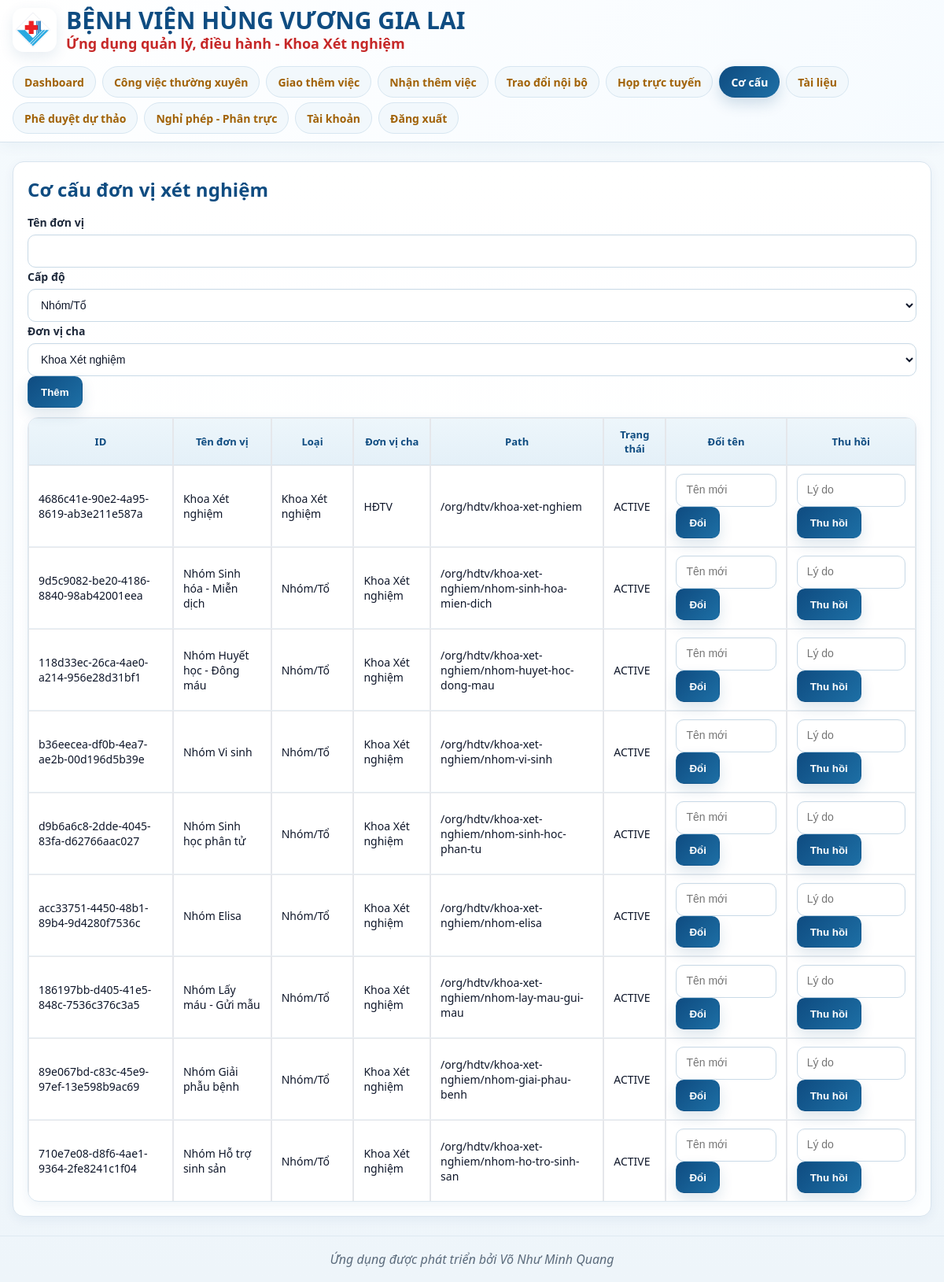
Page /units (signed in) on the committed database.
### app/models.py (models this page shows)
class Units(Base):
    __tablename__ = "units"
    id = Column(String, primary_key=True, default=lambda: str(uuid.uuid4()))
    ten_don_vi = Column(String, nullable=False)
    cap_do = Column(Integer, nullable=False)  # giữ tương thích ngược; app mới nên ưu tiên level_no
    level_no = Column(Integer, nullable=True)
    unit_type = Column(Enum(UnitType), nullable=True, default=UnitType.GENERAL)
    ma_don_vi = Column(String, nullable=True)
    parent_id = Column(String, ForeignKey("units.id"), nullable=True)
    path = Column(String, index=True)
    trang_thai = Column(Enum(UnitStatus), nullable=False, default=UnitStatus.ACTIVE)
    order_index = Column(Integer, nullable=False, default=0)
    parent = relationship("Units", remote_side=[id], backref="children")
    memberships = relationship("UserUnitMemberships", back_populates="unit", cascade="all, delete-orphan")

### app/routers/units.py (the view)
@router.get("")
def list_units(request: Request, db: Session = Depends(get_db)):
    user = login_required(request, db)
    can_manage = _can_manage_units(user, db)
    lab_unit = _get_lab_unit(db)
    current_unit = _get_primary_unit_for_user(db, user)
    if can_manage:
        units = []
        if lab_unit:
            units.append(lab_unit)
            child_units = (
                db.query(Units)
                .filter(
                    Units.trang_thai == UnitStatus.ACTIVE,
                    Units.cap_do == 3,
                    Units.parent_id == lab_unit.id,
                )
                .order_by(Units.order_index, Units.ten_don_vi)
                .all()
            )
            units.extend(child_units)
    else:
        units = [current_unit] if current_unit else []
    parent_ids = {u.parent_id for u in units if getattr(u, "parent_id", None)}
    parent_map = {}
    if parent_ids:
        parents = db.query(Units).filter(Units.id.in_(list(parent_ids))).all()
        parent_map = {p.id: p for p in parents}
    unit_rows = []
    for u in units:
        parent_name = ""
        if getattr(u, "parent_id", None):
            p = parent_map.get(u.parent_id)
            if p and getattr(p, "ten_don_vi", None):
                parent_name = p.ten_don_vi
        if getattr(u, "cap_do", None) == 2:
            unit_type_label = "Khoa Xét nghiệm"
        elif getattr(u, "cap_do", None) == 3:
            unit_type_label = "Nhóm/Tổ"
        else:
            unit_type_label = f"Cấp {u.cap_do}"
        unit_rows.append({
            "id": u.id,
            "ten_don_vi": u.ten_don_vi,
            "cap_do": u.cap_do,
            "unit_type_label": unit_type_label,
            "parent_id": u.parent_id,
            "parent_name": parent_name,
            "path": u.path,
            "trang_thai": u.trang_thai.value if getattr(u, "trang_thai", None) else "",
        })
    root_options = _root_options_for_form(db)
    room_options = _room_options_for_form(db)
    return templates.TemplateResponse(
        "units.html",
        {
            "request": request,
            "app_name": settings.APP_NAME,
            "company_name": settings.COMPANY_NAME,
            "units": unit_rows,
            "root_options": root_options,
            "room_options": room_options,
            "can_manage": can_manage,
            "lab_unit": lab_unit,
            "current_unit_name": current_unit.ten_don_vi if current_unit else "",
        }
    )

### app/templates/units.html (shortened to what this page needs)
{% extends "base.html" %}
{% block content %}
<div class="card">
  <h2>Cơ cấu đơn vị xét nghiệm</h2>
  {% if can_manage %}
    <form method="post" action="/units/create" class="row">
      <div>
        <label>Tên đơn vị</label>
        <input type="text" name="ten_don_vi" required>
      </div>
      <div>
        <label>Cấp độ</label>
        <select name="cap_do" id="cap_do" required>
          <option value="3" selected>Nhóm/Tổ</option>
        </select>
      </div>
      <div>
        <label>Đơn vị cha</label>
        <select name="parent_id" id="parent_id" required>
          {% if lab_unit %}
            <option value="{{ lab_unit.id }}" selected>{{ lab_unit.ten_don_vi }}</option>
          {% else %}
            <option value="">Chưa cấu hình Khoa Xét nghiệm</option>
          {% endif %}
        </select>
      </div>
      <button type="submit" {% if not lab_unit %}disabled{% endif %}>Thêm</button>
    </form>
  {% endif %}
  {% if can_manage %}
    <table class="table">
      <thead>
        <tr>
          <th>ID</th>
          <th>Tên đơn vị</th>
          <th>Loại</th>
          <th>Đơn vị cha</th>
          <th>Path</th>
          <th>Trạng thái</th>
          <th>Đổi tên</th>
          <th>Thu hồi</th>
        </tr>
      </thead>
      <tbody>
      {% for u in units %}
        <tr>
          <td>{{ u.id }}</td>
          <td>{{ u.ten_don_vi }}</td>
          <td>{{ u.unit_type_label }}</td>
          <td>
            {% if u.parent_name %}
              {{ u.parent_name }}
            {% else %}
              -
            {% endif %}
          </td>
          <td>{{ u.path }}</td>
          <td>{{ u.trang_thai }}</td>
          <td>
            <form method="post" action="/units/rename">
              <input type="text" name="ten_don_vi_moi" placeholder="Tên mới">
              <button>Đổi</button>
            </form>
          </td>
          <td>
            <form method="post" action="/units/retire">
              <input type="text" name="reason" placeholder="Lý do">
              <button>Thu hồi</button>
            </form>
          </td>
        </tr>
      {% endfor %}
      </tbody>
    </table>
  {% endif %}
</div>
{% endblock %}

### app/templates/base.html (shortened to what this page needs)
<!DOCTYPE html>
<html lang="vi">
<head>
  <link rel="stylesheet" href="/static/css/styles.css">
</head>
<body class="app-shell">
<header class="header">
  <div class="brand">
    <img src="/static/images/logo.png" class="logo" alt="Logo">
    <div class="brand-text">
      <div class="brand-line1">{{ company_name }}</div>
      <div class="brand-line2">{{ app_name }}</div>
    </div>
  </div>
  <nav class="nav nav-medical">
  <a href="/dashboard" class="{% if request.url.path == '/dashboard' %}is-active{% endif %}" {% if request.url.path == '/dashboard' %}aria-current="page"{% endif %}>Dashboard</a>
  <a href="/plans" class="{% if request.url.path.startswith('/plans') %}is-active{% endif %}" {% if request.url.path.startswith('/plans') %}aria-current="page"{% endif %}>Công việc thường xuyên</a>
  {% set roles0 = request.session.get('roles') %}
  {% if roles0 is string %}
    {% set roles_flat = '|' + roles0.replace(';','|').replace(',','|').replace(' ','') + '|' %}
    {% set roles = roles0.replace(';',',').replace('|',',').split(',') %}
  {% else %}
    {% set roles = roles0 or [] %}
    {% set roles_flat = '|' + (roles | join('|')) + '|' %}
    {% set roles_flat = roles_flat.replace(' ','') %}
  {% endif %}
  {% set is_admin = request.session.get('is_admin') %}
  {% set is_admin_or_leader = request.session.get('is_admin_or_leader') %}
  {% set is_admin_role = ('|ROLE_ADMIN|' in roles_flat) or is_admin %}
  {% set is_board =
      ('|ROLE_LANH_DAO|' in roles_flat)
      or ('|ROLE_HOI_DONG_THANH_VIEN|' in roles_flat)
  %}
  {% set is_bgd = ('|ROLE_BGD|' in roles_flat) %}
  {% set is_khoa_manager =
      ('|ROLE_TRUONG_KHOA|' in roles_flat)
      or ('|ROLE_PHO_TRUONG_KHOA|' in roles_flat)
  %}
  {% set is_ktv_truong = ('|ROLE_KY_THUAT_VIEN_TRUONG|' in roles_flat) %}
  {% set is_functional_manager =
      ('|ROLE_QL_CHAT_LUONG|' in roles_flat)
      or ('|ROLE_QL_KY_THUAT|' in roles_flat)
      or ('|ROLE_QL_AN_TOAN|' in roles_flat)
  %}
  {% set is_operations_manager =
      ('|ROLE_QL_VAT_TU|' in roles_flat)
      or ('|ROLE_QL_TRANG_THIET_BI|' in roles_flat)
      or ('|ROLE_QL_MOI_TRUONG|' in roles_flat)
      or ('|ROLE_QL_CNTT|' in roles_flat)
      or ('|ROLE_QL_CONG_VIEC|' in roles_flat)
  %}
  {% set is_group_lead =
      ('|ROLE_TRUONG_NHOM|' in roles_flat)
      or ('|ROLE_PHO_NHOM|' in roles_flat)
      or ('|ROLE_TO_TRUONG|' in roles_flat)
      or ('|ROLE_PHO_TO|' in roles_flat)
  %}
  {% set is_manager =
      is_bgd
      or is_khoa_manager
      or is_ktv_truong
      or is_functional_manager
      or is_operations_manager
      or is_group_lead
  %}
  {% set is_plan_khoa_manager = is_khoa_manager or is_ktv_truong %}
  {% set is_plan_functional_manager = is_functional_manager %}
  {% set is_plan_operations_manager = is_operations_manager %}
  {% set is_plan_group_lead = is_group_lead %}
  {% set is_plan_staff = is_nv %}
  {% set is_nv = ('|ROLE_NHAN_VIEN|' in roles_flat) %}
  {% set is_hdtv_only = is_board and (not is_admin_role) %}
  {% set is_files_hidden = is_board or is_bgd %}
  {% if is_admin_role or is_board or is_manager %}
    <a href="/tasks" class="{% if request.url.path.startswith('/tasks') %}is-active{% endif %}" {% if request.url.path.startswith('/tasks') %}aria-current="page"{% endif %}>Giao thêm việc</a>
  {% endif %}
  {% if (not is_admin_role) and (not is_board) and (is_manager or is_nv) %}
    <a href="/inbox" class="{% if request.url.path.startswith('/inbox') %}is-active{% endif %}" {% if request.url.path.startswith('/inbox') %}aria-current="page"{% endif %}>Nhận thêm việc</a>
  {% endif %}
  <a href="/chat" class="{% if request.url.path.startswith('/chat') %}is-active{% endif %}" {% if request.url.path.startswith('/chat') %}aria-current="page"{% endif %}>Trao đổi nội bộ</a>
  <a href="/meetings" class="{% if request.url.path.startswith('/meetings') %}is-active{% endif %}" {% if request.url.path.startswith('/meetings') %}aria-current="page"{% endif %}>Họp trực tuyến</a>
  <a href="/units" class="{% if request.url.path.startswith('/units') %}is-active{% endif %}" {% if request.url.path.startswith('/units') %}aria-current="page"{% endif %}>Cơ cấu</a>
  {% if not is_files_hidden %}
    <a href="/files" class="{% if request.url.path.startswith('/files') %}is-active{% endif %}" {% if request.url.path.startswith('/files') %}aria-current="page"{% endif %}>Tài liệu</a>
  {% endif %}
  <a href="/draft-approvals" class="{% if request.url.path.startswith('/draft-approvals') %}is-active{% endif %}" {% if request.url.path.startswith('/draft-approvals') %}aria-current="page"{% endif %}>Phê duyệt dự thảo</a>
  <a href="/leave-schedule" class="{% if request.url.path.startswith('/leave-schedule') %}is-active{% endif %}" {% if request.url.path.startswith('/leave-schedule') %}aria-current="page"{% endif %}>Nghỉ phép - Phân trực</a>
  <a href="/account" class="{% if request.url.path == '/account' %}is-active{% endif %}" {% if request.url.path == '/account' %}aria-current="page"{% endif %}>Tài khoản</a>
  <a href="/logout">Đăng xuất</a>
</nav>
</header>
<main class="container">
  {% block content %}{% endblock %}
</main>
<footer class="footer">
  Ứng dụng được phát triển bởi <i>Võ Như Minh Quang</i>
</footer>
</body>
</html>

### rows in the picture
Units: parent_id "Khoa Xét nghiệm", id "4686c41e-90e2-4a95-8619-ab3e211e587a", ten_don_vi "Khoa Xét nghiệm", unit_type_label "Khoa Xét nghiệm", parent_name "HĐTV", path "/org/hdtv/khoa-xet-nghiem", trang_thai "ACTIVE", parent_name "Khoa Xét nghiệm" "Khoa Xét nghiệm" "Khoa Xét nghiệm" "Khoa Xét nghiệm" "Khoa Xét nghiệm" "Khoa Xét nghiệm" "Khoa Xét nghiệm" "Khoa Xét nghiệm"
Units: id "9d5c9082-be20-4186-8840-98ab42001eea", ten_don_vi "Nhóm Sinh hóa - Miễn dịch", path "/org/hdtv/khoa-xet-nghiem/nhom-sinh-hoa-mien-dich"
Units: id "118d33ec-26ca-4ae0-a214-956e28d31bf1", ten_don_vi "Nhóm Huyết học - Đông máu", path "/org/hdtv/khoa-xet-nghiem/nhom-huyet-hoc-dong-mau"
Units: id "b36eecea-df0b-4ea7-ae2b-00d196d5b39e", ten_don_vi "Nhóm Vi sinh", path "/org/hdtv/khoa-xet-nghiem/nhom-vi-sinh"
Units: id "d9b6a6c8-2dde-4045-83fa-d62766aac027", ten_don_vi "Nhóm Sinh học phân tử", path "/org/hdtv/khoa-xet-nghiem/nhom-sinh-hoc-phan-tu"
Units: id "acc33751-4450-48b1-89b4-9d4280f7536c", ten_don_vi "Nhóm Elisa", path "/org/hdtv/khoa-xet-nghiem/nhom-elisa"
Units: id "186197bb-d405-41e5-848c-7536c376c3a5", ten_don_vi "Nhóm Lấy máu - Gửi mẫu", path "/org/hdtv/khoa-xet-nghiem/nhom-lay-mau-gui-mau"
Units: id "89e067bd-c83c-45e9-97ef-13e598b9ac69", ten_don_vi "Nhóm Giải phẫu bệnh", path "/org/hdtv/khoa-xet-nghiem/nhom-giai-phau-benh"
Units: id "710e7e08-d8f6-4ae1-9364-2fe8241c1f04", ten_don_vi "Nhóm Hỗ trợ sinh sản", path "/org/hdtv/khoa-xet-nghiem/nhom-ho-tro-sinh-san"

### other values in the picture
{{ company_name }} "BỆNH VIỆN HÙNG VƯƠNG GIA LAI"
{{ app_name }} "Ứng dụng quản lý, điều hành - Khoa Xét nghiệm"
{{ u.unit_type_label }} "Nhóm/Tổ" "Nhóm/Tổ" "Nhóm/Tổ" "Nhóm/Tổ" "Nhóm/Tổ" "Nhóm/Tổ" "Nhóm/Tổ" "Nhóm/Tổ"
{{ u.trang_thai }} "ACTIVE" "ACTIVE" "ACTIVE" "ACTIVE" "ACTIVE" "ACTIVE" "ACTIVE" "ACTIVE"
